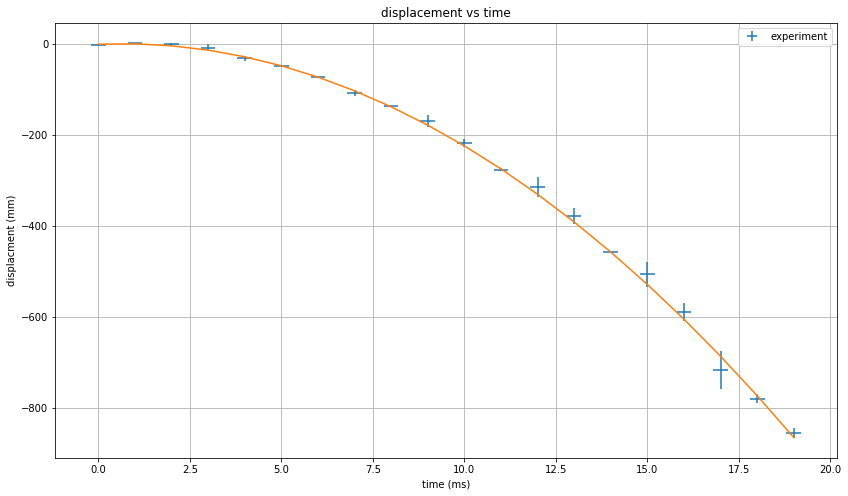

This figure's Python source:
# -*- coding: utf-8 -*-
"""
Created on Sat Mar 9, 2019
@author: Hezy Amiel
fit_function_to_data_with_y_error_bars.py
this script fits a defined function to a given data with y error bars25164/24
"""


import numpy as np
import pandas as pd
import matplotlib.pyplot as plt
from scipy.optimize import curve_fit
from decimal import Decimal


def func(x, a1, a2, a3):
    '''
    a polynumial function of x
    a1, a2, a3 are the coefficients
    '''
    return a1 * x**2 + a2*x + a3


def fab_data(x_min, x_max, x_step, rand_size):
    '''
    fabricate data with function + random noise
    use in case there's no csv file ready
    ''' 
    data = pd.DataFrame()
    data['x'] = np.arange(x_min, x_max, x_step)
    size = data.x.size
    a = 3 * np.random.randn(3)
    print('a = ' + str(a))
    data['dy'] = 0.05 * func(data.x, *a) * np.random.randn(size)
    data['y'] = func(data.x, *a) + rand_size * data.dy * np.random.randn(size )
    data['dx'] = np.full((size), 0.2)
  # y error bars increase with
    return data


def chi2(observed_values, observed_errors, expected_values):
    test_statistic = 0
    for observed, errors, expected in zip(observed_values, observed_errors, expected_values):
        test_statistic += ((float(observed) - float(expected)) / float(errors))**2
    return test_statistic


def fit_it (func, data):
    '''
    fit data with function
    input: func, data
    returns a tuple: [optimal parameters, estimated parameters errors]    
    '''
    popt, pcov = curve_fit(func, data.x, data.y, p0=None, sigma=data.dy)
    perr = np.sqrt(np.diag(pcov))
    chisq = chi2(data.y, data.dy, func(data.x, *popt)) 
    p_val = 'null'
    return popt, perr, chisq, p_val


def plot_it(data, fit_param):
    '''
    input: data (Pandas DataFarme)
    output: a plot of the experimental results with the best fit 
    '''
    fig, ax = plt.subplots(figsize=(14, 8))
    plt.errorbar(data.x, data.y, xerr=data.dx, yerr=data.dy,
                 fmt='none', label='experiment')
    plt.plot(data.x,func(data.x, *fit_param[0])) #, label='fit: a0=%5.3f, a1=%5.3f, a2=%5.3f' % tuple(fit_param[0]))
    # arange figure
    ax.grid(True)
    ax.legend(loc='best')
    ax.set_title('displacement vs time')
    ax.set_xlabel('time (ms)')
    ax.set_ylabel('displacment (mm)')
    return plt.show()


def round_to_error(x, Dx):
    '''
    This function rounds Dx to 2 significant digits, and rounds x to the same
    precision, and returns a string
    '''
    Dx_str = str('%s' % float('%.2g' % Dx))
    x_str = str(Decimal(str(x)).quantize(Decimal(Dx_str)))
    return x_str + ' +/- ' + Dx_str


def print_fit_results(data, fit_param):
    '''
    printing the fit parameters with their error estimates
    input: fit_param = [optimal parameters of fit, parameter estimated errors]
    returns:
    '''
    print(data)
    for i in range(0,3):
        a = fit_param[0][i]
        Da =  fit_param[1][i]
        print (f'a{i} = ' + round_to_error(a, Da))
    n = DATA.y.size - fit_param[0].size 
    print('χ^2 = ' + round_to_error(fit_param[2], np.sqrt(2*n)))
    print('χ^2_red = ' + round_to_error(fit_param[2]/n, np.sqrt(2/n)))
    print('p-value = ' + str(fit_param[3]))

        
# read data from csv file / fabricate new data
# data = pd.read_csv('sample01.csv', skiprows=0, header=0, sep=',')
DATA = fab_data(0, 20, 1, 1)

# fit it
FIT_PARAM = fit_it(func,DATA)

# plot it
plot_it(DATA,FIT_PARAM)

# print fit results
print_fit_results(DATA, FIT_PARAM)


    
